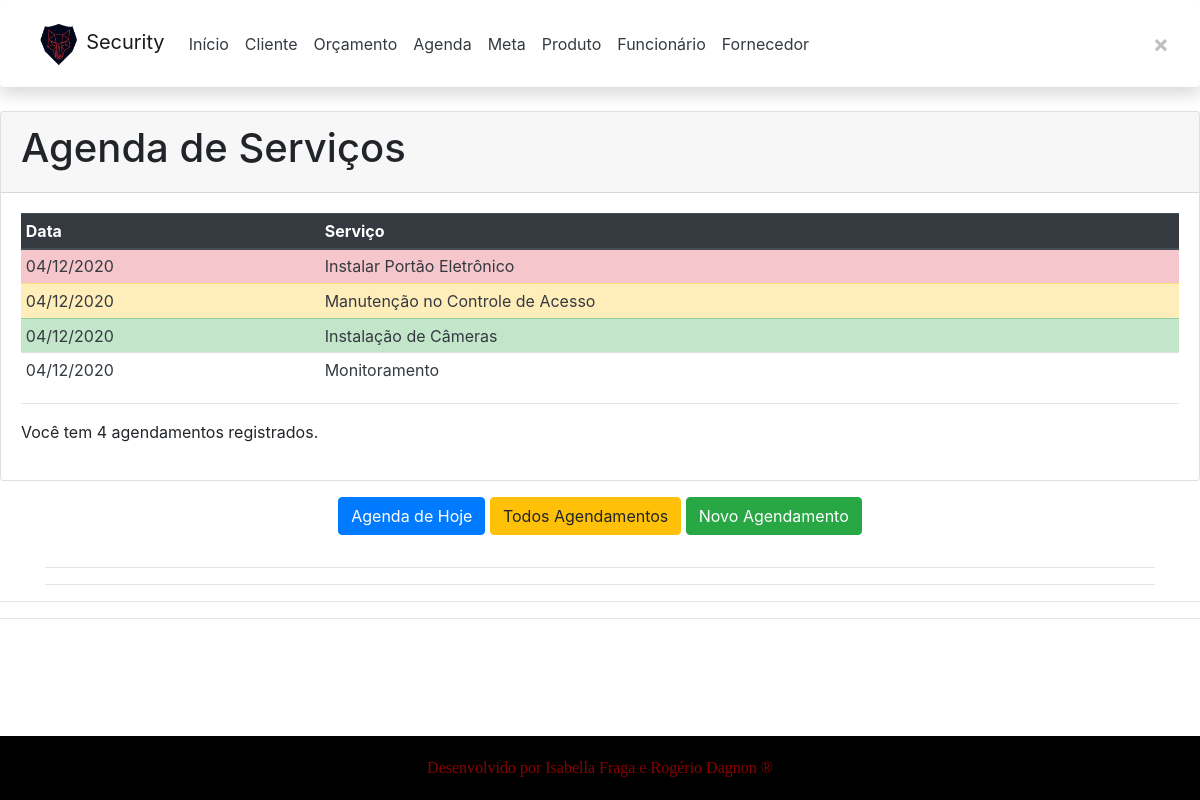
The app's page /app1/all (signed in) with its own data.
### app1/models.py (models this page shows, shortened)
class Event(models.Model):
    date = models.DateField(null=True)
    event = models.CharField(max_length=80, null=True)
    priorities_list = (
        ("0", "Sem prioridade"),
        ("1", "Normal"),
        ("2", "Urgente"),
        ("3", "Muito Urgente"),
    )
    priority = models.CharField(max_length=1, choices=priorities_list, null=True)
    class Meta:
        ordering = ("-date", "-priority", "event")

### app1/views.py (the view)
# urls.py: path("all", views.all, name="agenda-events-all"),
@login_required
def all(request):
    page = request.GET.get("page", FIRST_PAGE)
    paginator = Paginator(Event.objects.all(), ITEMS_PER_PAGE)
    total = paginator.count
    try:
        events = paginator.page(page)
    except InvalidPage:
        events = paginator.page(FIRST_PAGE)
    context = {
        "events": events,
        "total": total,
        "priorities": Event.priorities_list,
        "today": localdate(),
    }
    return render(request, "app3/agenda/events.html", context)

### app1/templates/app3/agenda/events.html (shortened to what this page needs)
{% extends "app3/_layouts/base.html" %}{% load static %}
{% block conteudo %}
    <main role="main">
      <div class="card">
        <div class="card-header d-flex justify-content-between">
          <h1>Agenda de Serviços</h1>
        </div>
        <div class="card-body">
        {% if events|length > 0 %}
          <table class="table table-sm table-responsive-sm">
            <thead class="thead-dark">
              <tr>
                <th>Data</th><th>Serviço</th>
              </tr>
            </thead>
            <tbody>
            {% for event in events %}
              <tr class="{% if event.priority == '1' %} table-success{% elif event.priority == '2' %} table-warning{% elif event.priority == '3' %} table-danger{% else %} table-default{% endif %}">
                <td>
                  <a class="text-dark" href="{% url 'app1:agenda-events-day' event.date.year event.date.month event.date.day %}">{{ event.date|date:"d/m/Y" }}</a>
                </td>
                <td class="text-truncate">
                  <a class="text-dark" href="{% url 'app1:agenda-events-show' event.id %}">{{ event.event }}</a>
                </td>
              </tr>
            {% endfor %}
            </tbody>
          </table>
          <hr/>
          <p>Você tem {{ total }} agendamento{{ total|pluralize }} registrado{{ total|pluralize }}.</p>
        {% else %}
          <div class="alert alert-secondary text-center">
            Sem agendamento cadastrado.
          </div>
        {% endif %}
        </div>
      </div>
    </main>
{% include "app3/agenda/modals/new.html" %}
{% endblock %}

### records on screen
Event: date "04/12/2020", event "Instalar Portão Eletrônico"
Event: date "04/12/2020", event "Manutenção no Controle de Acesso"
Event: date "04/12/2020", event "Instalação de Câmeras"
Event: date "04/12/2020", event "Monitoramento"

### other values on screen
{{ total }} "4"
